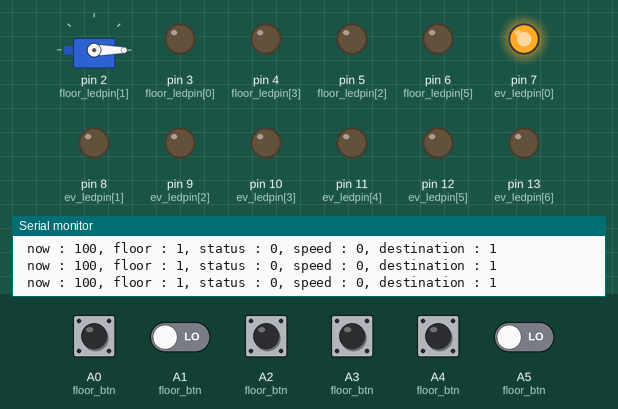
Simulated run of this sketch. Board: Arduino Uno, built with avr-gcc and run on an emulated ATmega328P. Shown: servo, output pins drawn as LEDs (lit = HIGH), the last lines printed to the serial monitor. Dashed ring = blinking. Inputs (shaded band) come from the test bench; at power-on: A0 (floor_btn), A1 (floor_btn), A2 (floor_btn), A3 (floor_btn), A4 (floor_btn), A5 (floor_btn) LOW.

Above: at 1.2 s.
1.3 s: A2 (floor_btn) pulled HIGH for 0.15 s
At 1.66 s:
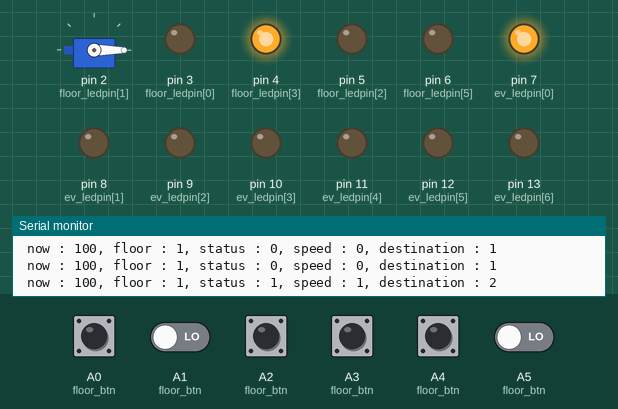
4.3 s: A0 (floor_btn) pulled HIGH for 0.15 s
At 4.94 s:
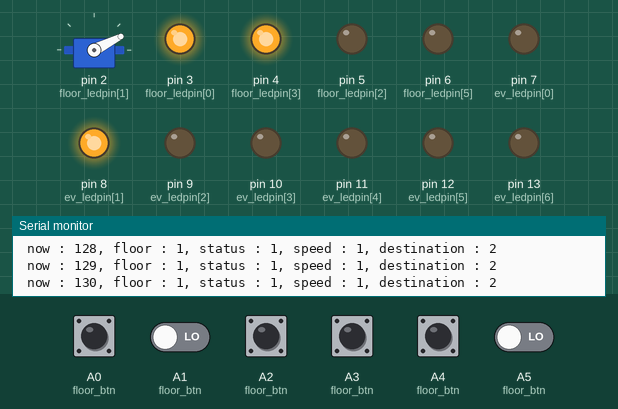
7.3 s: A4 (floor_btn) pulled HIGH for 0.15 s
At 8.18 s:
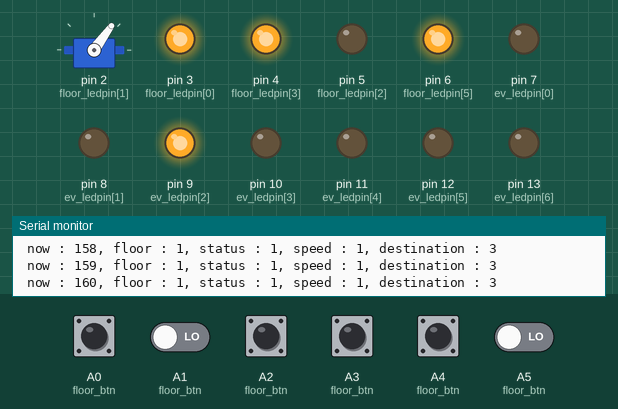
10.3 s: A3 (floor_btn) pulled HIGH for 0.15 s
At 11.41 s:
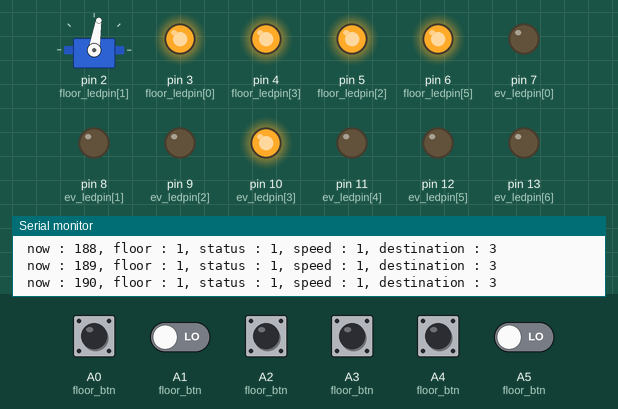
13.3 s: A0 (floor_btn) pulled HIGH for 1 s
At 13.98 s:
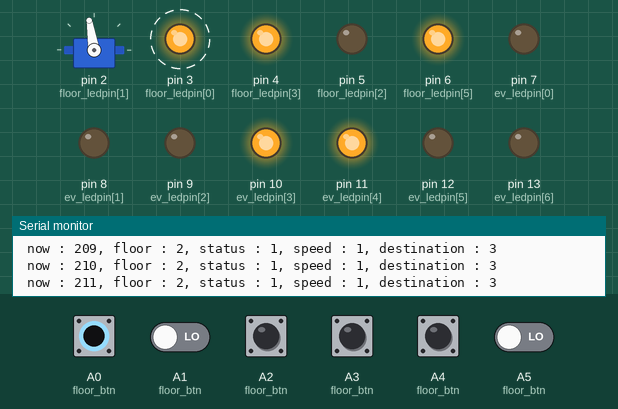
16.3 s: A2 (floor_btn) pulled HIGH for 1 s
At 17.05 s:
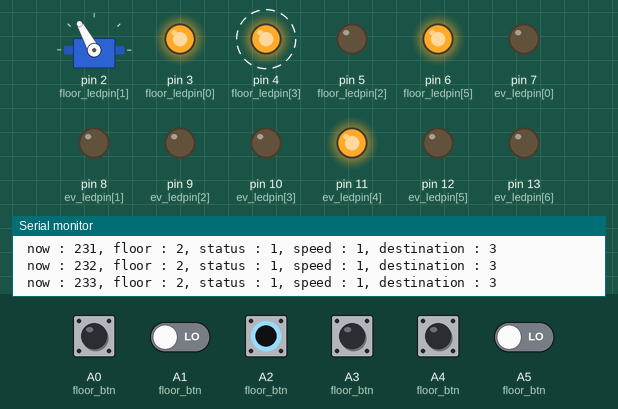
Timing chart, 0 to 23.0 s (numbered marks = the images above; inputs shaded):
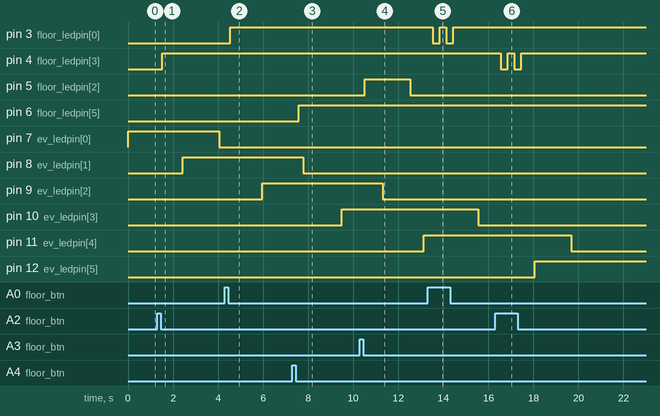

The sketch:

uptownfunk.ino
```cpp
#include <Servo.h>

#define first_up A0
#define first_down A1
#define second_up A3
#define second_down A2
#define third_up A5
#define third_down A4

const int UP = 1;
const int DOWN = -1;
const int SPEED = 1;
const int total_floor = 3;

const int ev_ledpin[] = { 7, 8, 9, 10, 11, 12, 13 };
const int floor_ledpin[] = { 3, 2, 5, 4, 2, 6 };

const int floor_btn[] = {
  first_up, first_down,
  second_up, second_down,
  third_up, third_down
};

int floor_request[3][6] = {
  { 0, 0, 0, 0, 0, 0 },    // floor requset
  { 1, 1, 2, 2, 3, 3 },    // called floor
  { 1,-1, 1,-1, 1,-1 }  // status
};

typedef struct {
  int floor;
  int present;
  int status;
  int destination;
  int speed;
} ELEVATOR;

ELEVATOR elevator = { 1, 100, 0, 1, 0};
Servo servo;

void LED();

void setup() {
  Serial.begin(9600);
  servo.attach(2);
  for (int i = 0; i < total_floor * 2; i++) {
    pinMode(floor_btn[i], INPUT);
    pinMode(floor_ledpin[i], OUTPUT);
  }
  for (int i = 0; i < 7; i++) {
    pinMode(ev_ledpin[i], OUTPUT);
  }
}

void loop() {
  //*********************************************************//
  // USER INTERFACE
  LED();
  Serial.print(" now : ");
  Serial.print(elevator.present);
  Serial.print(", floor : ");
  Serial.print(elevator.floor);
  Serial.print(", status : ");
  Serial.print(elevator.status);
  Serial.print(", speed : ");
  Serial.print(elevator.speed);
  Serial.print(", destination : ");
  Serial.println(elevator.destination);

  //*********************************************************//
  // PROCESSOR

  for (int i = 0; i < total_floor * 2; i++) {
    // request btn toggle
    if (digitalRead(floor_btn[i])) {
      floor_request[0][i] = !floor_request[0][i];
      delay(200);
    }
    digitalWrite(floor_ledpin[i], floor_request[0][i]);
  }

  //*********************************************************//
  // ELEVATOR

  if (!elevator.status) {  // if it hasn't destination, set destination
    for (int i = 0; i < total_floor * 2; i++) {
      if (floor_request[0][i]) {
        elevator.destination = floor_request[1][i];
        elevator.speed = SPEED;
        if (elevator.destination > elevator.floor) {
          elevator.status = UP;
        } else if (elevator.destination < elevator.floor) {
          elevator.status = DOWN;
        } else {
          floor_request[0][i] = 0;  //reset request
          return;
        }
      }
    }
  }
  // EV in working phase
  else if (elevator.status) {
    // path_planning
    for (int i = 0; i < total_floor * 2; i++) {
      // destination update
      if ((elevator.status == UP) && (floor_request[0][i]) && (elevator.destination < floor_request[1][i])) {
        elevator.destination = floor_request[1][i];
      } else if ((elevator.status == DOWN) && (floor_request[0][i]) && (elevator.destination > floor_request[1][i])) {
        elevator.destination = floor_request[1][i];
      }
    }

    // Ev on the floor
    if (!(elevator.present % 100)) {
      elevator.floor = elevator.present / 100;
      int tmp = (elevator.floor - 1) * 2;
      if (elevator.status == DOWN) {
        tmp++;
      }
      if (floor_request[0][tmp] && (elevator.floor = floor_request[1][tmp])) {
        floor_request[0][tmp] = 0;
        if (elevator.destination == elevator.floor) {
          elevator.status = 0;
          elevator.speed = 0;
        }
        delay(100);
      }
    }

    if (elevator.floor != elevator.destination) {
      elevator.present += elevator.status * elevator.speed;
    } else {
      elevator.status = 0;
      elevator.speed = 0;
    }
  }
  delay(100);
}

void LED() {
  int tmp = elevator.present;
  for (int i = 0; i < 7; i++) {
    if (tmp > 33*(3+i)-25 && tmp < 33*(3+i)+25) digitalWrite(7 + i, 1);
    else digitalWrite(7 + i, 0);
  }
  int sv = map(elevator.present, 100, 300, 0, 180);
  servo.write(sv);
}
```

Measured:
- after the input at 1.3 s, pin 4 (floor_ledpin[3]): LOW → HIGH after 0.22 s; pin 7 (ev_ledpin[0]): HIGH → LOW after 2.7 s; pin 8 (ev_ledpin[1]): LOW → HIGH after 1.1 s; servo on pin 2 (floor_ledpin[1]): moves from 0° to 23° over 2.4 s, starting after 0.52 s
- after the input at 4.3 s, pin 3 (floor_ledpin[0]): LOW → HIGH after 0.25 s
- after the input at 7.3 s, pin 6 (floor_ledpin[5]): LOW → HIGH after 0.28 s
- after the input at 10.3 s, pin 5 (floor_ledpin[2]): LOW → HIGH after 0.20 s, → LOW 2.0 s later; pin 11 (ev_ledpin[4]): LOW → HIGH after 2.8 s instead of 2.5 s
- after the input at 13.3 s, pin 3 (floor_ledpin[0]): alternates HIGH for 0.30 s and LOW for 0.30 s, 4 changes in all, then stays HIGH, starting after 0.23 s; pin 10 (ev_ledpin[3]): HIGH → LOW after 2.2 s instead of 1.4 s
- after the input at 16.3 s, pin 4 (floor_ledpin[3]): alternates HIGH for 0.30 s and LOW for 0.30 s, 4 changes in all, then stays HIGH, starting after 0.26 s; pin 11 (ev_ledpin[4]): HIGH → LOW after 3.4 s instead of 2.6 s; pin 13 (ev_ledpin[6]): LOW → HIGH after 5.1 s instead of 4.3 s
